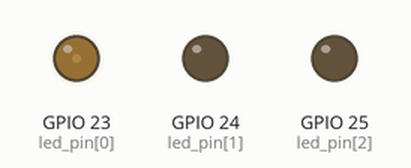
Bench run of a program on a simulated Raspberry Pi (BCM pin numbers). Shown: output pins drawn as LEDs (lit = HIGH).

Above: at 0.05 s.
At 0.35 s:
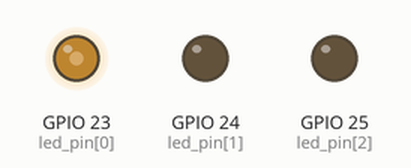
At 0.7 s:
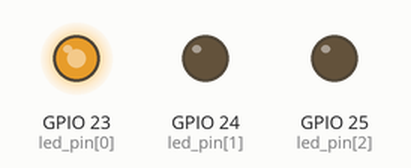
At 1.35 s:
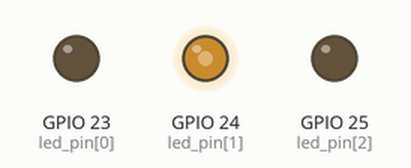
At 2.0 s:
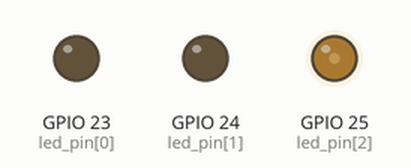
At 2.7 s:
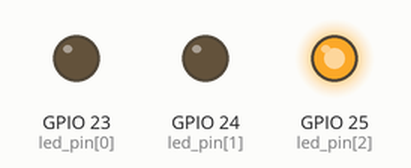
Timing chart, 0 to 6.3 s (numbered marks = the images above):
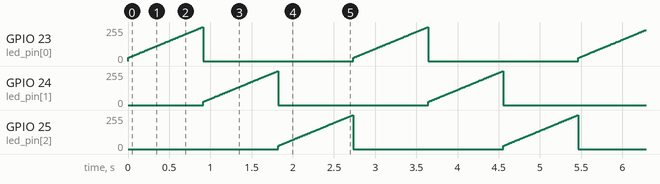

The program:

led123.py
```python
import RPi.GPIO as GPIO
import time

led_pin= [23,24,25]


GPIO.setmode(GPIO.BCM)

for i in range(0,3):
    GPIO.setup(led_pin[i], GPIO.OUT)

try:
    while True:
        for j in range(0,3):
            PWM = GPIO.PWM(led_pin[j], 1000)
            PWM.start(10)
            for k in range(10,101,1):
                PWM.ChangeDutyCycle(k)
                time.sleep(0.01)

except KeyboardInterrupt:
    GPIO.cleanup()
    PWM.stop()
    print("GPIO Cleanup!!!!!")

finally:
    print("Finally...")
```

Measured:
- by itself, GPIO 23 (led_pin[0]), GPIO 24 (led_pin[1]), GPIO 25 (led_pin[2]): ramps from 0/255 to 255/255 and jumps back, once every 2.7 s
